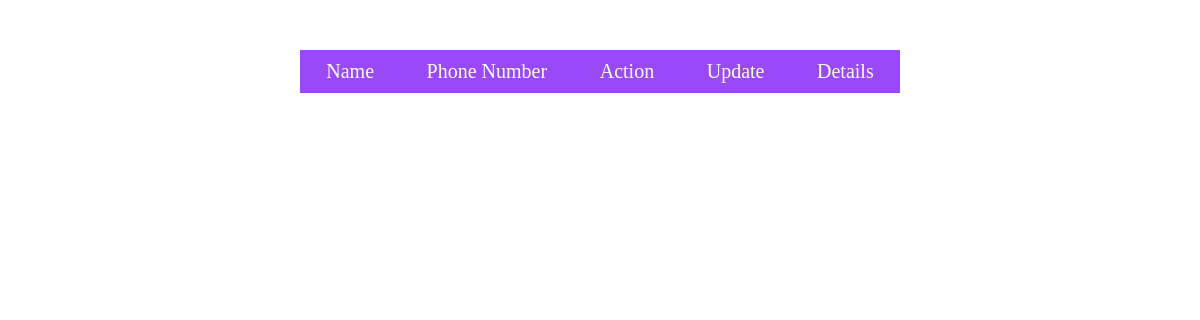
The app's page /view/, older data.
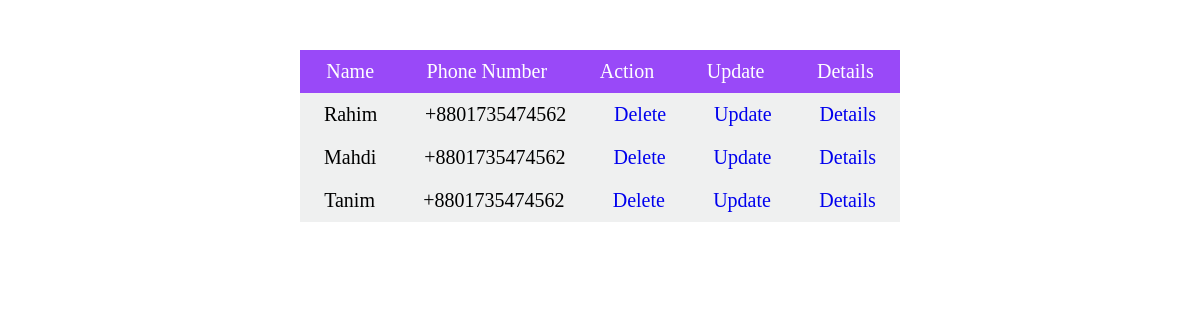
The same page, newer data.
### project/models.py (models this page shows, shortened)
class GeeksModel(models.Model):
    name = models.CharField(max_length=200)
    number = models.CharField(max_length=200)

### project/views.py (the view)
# urls.py: path('view/', list_view),
def list_view(request):
     data = GeeksModel.objects.all()
     return render(request, 'app/view.html',{'dataset':data})

### templates/app/view.html (shortened to what this page needs)
<!DOCTYPE html>
 {% load static %}
<html lang="en">
<head>
    <link rel="stylesheet" href="{% static "css/style.css" %}">
</head>
<body>
<div class=''>
    <div class="informatin">
     <div class="table">
    <div class="table-row table-first-row">
        <div class="table-col">Name</div>
        <div class="table-col">Phone Number</div>
        <div class="table-col">Action</div>
        <div class="table-col">Update</div>
        <div class="table-col">Details</div>
    </div>
    {% for data in dataset %}
    <div class="table-row">
        <div class="table-col">{{data.name}}</div>
        <div class="table-col">{{data.number}}</div>
        <div class="table-col"><a class="delete-button" href="delete/{{data.id}}">Delete</a></div>
        <div class='table-col'><a href="update/{{data.id}}">Update</a></div>
        <div class='table-col'><a href="detail/{{data.id}}">Details</a></div>
    </div>
    {%endfor %}
    </div>
        </div>
</div>
</body>
</html>

### static/css/style.css (style rules this page uses)
body { margin: 0; padding: 0; }
a { text-decoration: none; }
.informatin { background-color: white; width: 50%; margin: 40px auto; border-radius: 5px; padding: 10px; margin-bottom: 20px; }
.table { width: auto; margin: 0 auto; }
.table-row { display: grid; grid-template-columns: auto auto auto auto auto; background-color: #EFF0F0; }
.table-first-row { background-color: #9949F8; color: white ; }
.table-col { border: 1px solid rgba(0, 0, 0, 0.8); padding: 10px; font-size: 20px; text-align: center; border: none; }

Row changes from the older to the newer data that the page shows:
added GeeksModel: name "Rahim", number "+8801735474562"
added GeeksModel: name "Mahdi", number "+8801735474562"
added GeeksModel: name "Tanim", number "+8801735474562"
